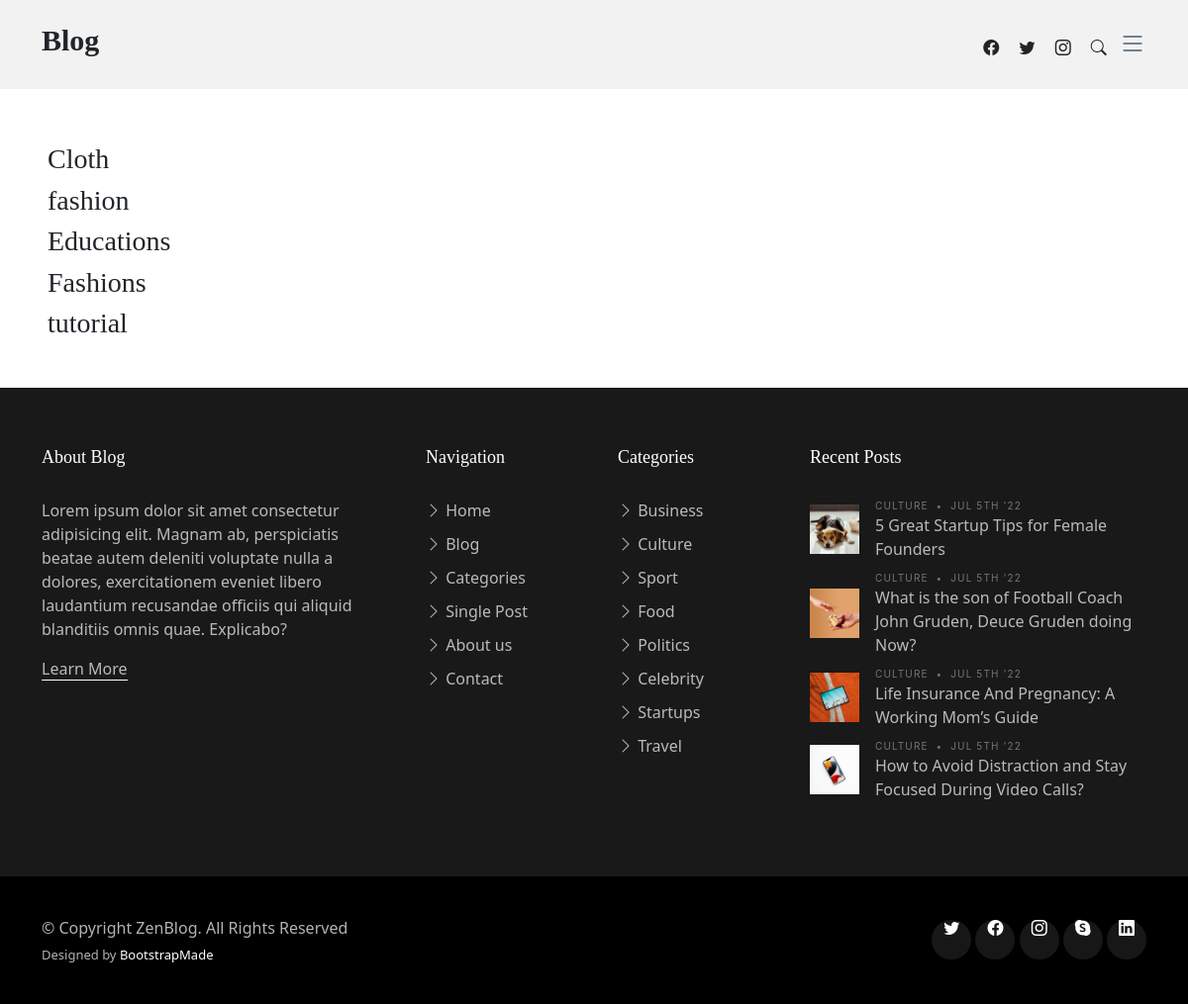
The page /category-list/ on the database its author committed.
### BlogApp/models.py (models this page shows, shortened)
class Category(models.Model):
    name=models.CharField(max_length=100)
    def __str__(self):
        return self.name

### BlogApp/views.py (the view)
# urls.py: path('category-list/', CategoryListView, name="category-list"),
def CategoryListView(request):
    cat_menu_list = Category.objects.all()
    return render(request,['CategoryList.html'],{'cat_menu_list':cat_menu_list})

### BlogApp/Templates/CategoryList.html (shortened to what this page needs)
{% extends 'base.html' %}
{% block main_content %}
    {% for item in cat_menu_list %}
      <h3><a href="{% url 'category' item %}">{{item}}</a></h3>
    {% endfor %}
{% endblock %}

### BlogApp/static/css/main.css (style rules this page uses)
:root { scroll-behavior: smooth; }
body { color: rgba(var(--color-primary-rgb), 1); }
a { color: var(--color-links); text-decoration: none; }
h1, h2, h3, h4, h5, h6 { font-family: var(--font-primary); }

### BlogApp/static/css/variables.css (style rules this page uses)
:root { --font-default: 'EB Garamond', system-ui, -apple-system, "Segoe UI", Roboto, "Helvetica Neue", Arial, "Noto Sans", "Liberation Sans", sans-serif, "Apple Color Emoji", "Segoe UI Emoji", "Segoe UI Symbol", "Noto Color Emoji"; --font-primary: 'EB Garamond', serif; --font-secondary: 'Inter', sans-serif; --color-default: #212529; --color-default-rgb: 33, 37, 41; --color-links: #212529; --color-links-hover: #15171a; --color-primary: #212529; --color-primary-light: #26282c; --color-primary-dark: #0b0c0e; --color-primary-rgb: 33, 37, 41; --color-primary-light-rgb: 38, 40, 44; --color-primary-dark-rgb: 11, 12, 14; --color-secondary: #596d80; --color-secondary-light: #8498aa; --color-secondary-dark: #404f5c; --color-secondary-rgb: 89, 109, 128; --color-secondary-light-rgb: 132, 152, 170; --color-secondary-dark-rgb: 64, 79, 92; --color-blue: #0d6efd; --color-blue-rgb: 13, 110, 253; --color-indigo: #6610f2; --color-indigo-rgb: 102, 16, 242; --color-purple: #6f42c1; --color-purple-rgb: 111, 66, 193; --color-pink: #f3268c; --color-pink-rgb: 243, 38, 140; --color-red: #df1529; --color-red-rgb: 223, 21, 4; --color-orange: #fd7e14; --color-orange-rgb: 253, 126, 20; --color-yellow: #ffc107; --color-yellow-rgb: 255, 193, 7; --color-green: #059652; --color-green-rgb: 5, 150, 82; --color-teal: #20c997; --color-teal-rgb: 32, 201, 151; --color-cyan: #0dcaf0; --color-cyan-rgb: 13, 202, 240; --color-white: #ffffff; --color-white-rgb: 255, 255, 255; --color-gray: #6c757d; --color-gray-rgb: 108, 117, 125; --color-black: #000000; --color-black-rgb: 0, 0, 0; }
:root { --bs-blue: var(--color-blue); --bs-indigo: var(--color-indigo); --bs-purple: var(--color-purple); --bs-pink: var(--color-pink); --bs-red: var(--color-red); --bs-orange: var(--color-orange); --bs-yellow: var(--color-yellow); --bs-green: var(--color-green); --bs-teal: var(--color-teal); --bs-cyan: var(--color-cyan); --bs-white: var(--color-white); --bs-gray: var(--color-gray); --bs-gray-dark: #343a40; --bs-gray-100: #f8f9fa; --bs-gray-200: #e9ecef; --bs-gray-300: #dee2e6; --bs-gray-400: #ced4da; --bs-gray-500: #adb5bd; --bs-gray-600: #6c757d; --bs-gray-700: #495057; --bs-gray-800: #343a40; --bs-gray-900: #212529; --bs-primary: var(--color-blue); --bs-secondary: var(--color-blue); --bs-success: #198754; --bs-info: #0dcaf0; --bs-warning: #ffc107; --bs-danger: #dc3545; --bs-light: #f8f9fa; --bs-dark: #212529; --bs-primary-rgb: var(--color-primary-rgb); --bs-secondary-rgb: var(--color-secondary-rgb); --bs-success-rgb: 25, 135, 84; --bs-info-rgb: 13, 202, 240; --bs-warning-rgb: 255, 193, 7; --bs-danger-rgb: 220, 53, 69; --bs-light-rgb: 248, 249, 250; --bs-dark-rgb: 33, 37, 41; --bs-white-rgb: var(--color-white-rgb); --bs-black-rgb: var(--color-black-rgb); --bs-body-color-rgb: var(--color-default-rgb); --bs-body-bg-rgb: 255, 255, 255; --bs-font-sans-serif: var(--font-default); --bs-font-monospace: SFMono-Regular, Menlo, Monaco, Consolas, "Liberation Mono", "Courier New", monospace; --bs-gradient: linear-gradient(180deg, rgba(255, 255, 255, 0.15), rgba(255, 255, 255, 0)); --bs-body-font-family: var(--font-default); --bs-body-font-size: 1rem; --bs-body-font-weight: 400; --bs-body-line-height: 1.5; --bs-body-color: var(--color-default); --bs-body-bg: #fff; }

### rows shown on the page
Category: name "Cloth"
Category: name "fashion"
Category: name "Educations"
Category: name "Fashions"
Category: name "tutorial"
